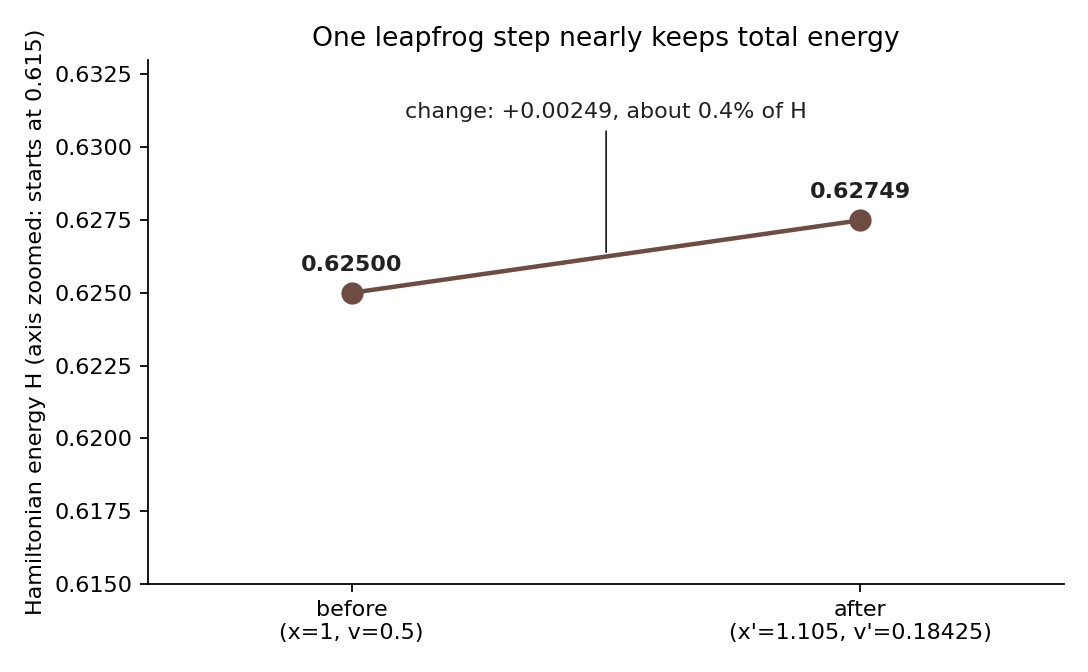

Here is the Python script that generated this plot:
from pathlib import Path
import json
import matplotlib.pyplot as plt

BROWN = "#6d4c41"
INK = "#212121"

root = Path(__file__).resolve().parents[4]
with (root / "rebuild/out/walk-numbers.json").open() as f:
    values = json.load(f)

before = values["p2.leapfrog_H_before"]
after = values["p2.leapfrog_H_after"]
delta = after - before

fig, ax = plt.subplots(figsize=(6.8, 4.2))
xs = [0, 1]
ax.plot(xs, [before, after], color=BROWN, marker="o", ms=9, lw=2)
for x, value in zip(xs, [before, after]):
    ax.annotate(f"{value:.5f}", (x, value), xytext=(0, 10), textcoords="offset points",
                ha="center", color=INK, weight="bold")
ax.annotate(f"change: +{delta:.5f}, about 0.4% of H", (0.5, (before + after) / 2),
            xytext=(0.5, after + 0.0035), ha="center", color=INK,
            arrowprops=dict(arrowstyle="-", color=INK, lw=0.8))
ax.set_xticks(xs, ["before\n(x=1, v=0.5)", "after\n(x'=1.105, v'=0.18425)"])
ax.set_xlim(-0.4, 1.4)
ax.set(ylabel="Hamiltonian energy H (axis zoomed: starts at 0.615)", ylim=(0.615, 0.633))
ax.set_title("One leapfrog step nearly keeps total energy")
ax.spines[["top", "right"]].set_visible(False)
fig.tight_layout()
fig.savefig(Path(__file__).with_suffix(".png"), dpi=160)
